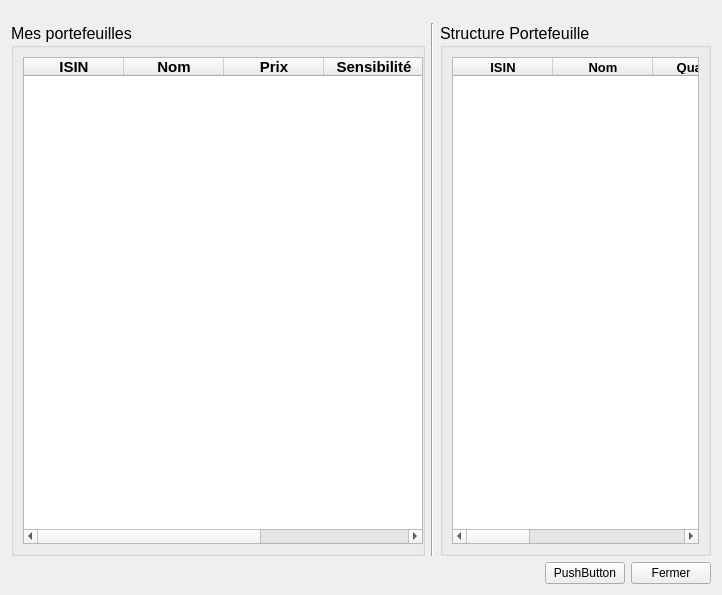
<?xml version="1.0" encoding="UTF-8"?>
<ui version="4.0">
 <class>Portefeuilles</class>
 <widget class="QWidget" name="Portefeuilles">
  <property name="geometry">
   <rect>
    <x>0</x>
    <y>0</y>
    <width>722</width>
    <height>595</height>
   </rect>
  </property>
  <property name="windowTitle">
   <string>Mes Portefeuiles</string>
  </property>
  <layout class="QVBoxLayout" name="verticalLayout">
   <item>
    <spacer name="verticalSpacer">
     <property name="orientation">
      <enum>Qt::Vertical</enum>
     </property>
     <property name="sizeType">
      <enum>QSizePolicy::Fixed</enum>
     </property>
     <property name="sizeHint" stdset="0">
      <size>
       <width>20</width>
       <height>12</height>
      </size>
     </property>
    </spacer>
   </item>
   <item>
    <layout class="QHBoxLayout" name="horizontalLayout">
     <item>
      <widget class="QGroupBox" name="groupBox">
       <property name="sizePolicy">
        <sizepolicy hsizetype="Preferred" vsizetype="Preferred">
         <horstretch>0</horstretch>
         <verstretch>0</verstretch>
        </sizepolicy>
       </property>
       <property name="minimumSize">
        <size>
         <width>230</width>
         <height>0</height>
        </size>
       </property>
       <property name="maximumSize">
        <size>
         <width>530</width>
         <height>16777215</height>
        </size>
       </property>
       <property name="sizeIncrement">
        <size>
         <width>1</width>
         <height>0</height>
        </size>
       </property>
       <property name="font">
        <font>
         <pointsize>12</pointsize>
         <weight>50</weight>
         <bold>false</bold>
         <underline>false</underline>
        </font>
       </property>
       <property name="title">
        <string>Mes portefeuilles</string>
       </property>
       <property name="flat">
        <bool>true</bool>
       </property>
       <property name="checkable">
        <bool>false</bool>
       </property>
       <layout class="QVBoxLayout" name="verticalLayout_2">
        <item>
         <widget class="QTableWidget" name="tableWidgetPortefeuille">
          <property name="enabled">
           <bool>true</bool>
          </property>
          <property name="sizePolicy">
           <sizepolicy hsizetype="Expanding" vsizetype="Expanding">
            <horstretch>0</horstretch>
            <verstretch>0</verstretch>
           </sizepolicy>
          </property>
          <property name="minimumSize">
           <size>
            <width>400</width>
            <height>0</height>
           </size>
          </property>
          <property name="maximumSize">
           <size>
            <width>500</width>
            <height>16777215</height>
           </size>
          </property>
          <property name="font">
           <font>
            <pointsize>11</pointsize>
           </font>
          </property>
          <property name="midLineWidth">
           <number>0</number>
          </property>
          <property name="editTriggers">
           <set>QAbstractItemView::AnyKeyPressed|QAbstractItemView::DoubleClicked|QAbstractItemView::EditKeyPressed|QAbstractItemView::SelectedClicked</set>
          </property>
          <property name="selectionBehavior">
           <enum>QAbstractItemView::SelectItems</enum>
          </property>
          <property name="showGrid">
           <bool>false</bool>
          </property>
          <property name="gridStyle">
           <enum>Qt::SolidLine</enum>
          </property>
          <property name="rowCount">
           <number>0</number>
          </property>
          <attribute name="horizontalHeaderVisible">
           <bool>true</bool>
          </attribute>
          <attribute name="horizontalHeaderStretchLastSection">
           <bool>true</bool>
          </attribute>
          <attribute name="verticalHeaderVisible">
           <bool>false</bool>
          </attribute>
          <attribute name="verticalHeaderDefaultSectionSize">
           <number>25</number>
          </attribute>
          <attribute name="verticalHeaderShowSortIndicator" stdset="0">
           <bool>true</bool>
          </attribute>
          <attribute name="verticalHeaderStretchLastSection">
           <bool>false</bool>
          </attribute>
          <column>
           <property name="text">
            <string>ISIN</string>
           </property>
           <property name="font">
            <font>
             <weight>75</weight>
             <bold>true</bold>
            </font>
           </property>
          </column>
          <column>
           <property name="text">
            <string>Nom</string>
           </property>
           <property name="font">
            <font>
             <weight>75</weight>
             <bold>true</bold>
            </font>
           </property>
          </column>
          <column>
           <property name="text">
            <string>Prix</string>
           </property>
           <property name="font">
            <font>
             <weight>75</weight>
             <bold>true</bold>
            </font>
           </property>
          </column>
          <column>
           <property name="text">
            <string>Sensibilité</string>
           </property>
           <property name="font">
            <font>
             <weight>75</weight>
             <bold>true</bold>
            </font>
           </property>
          </column>
          <column>
           <property name="text">
            <string>Duration</string>
           </property>
           <property name="font">
            <font>
             <weight>75</weight>
             <bold>true</bold>
            </font>
           </property>
          </column>
         </widget>
        </item>
       </layout>
      </widget>
     </item>
     <item>
      <widget class="Line" name="line">
       <property name="orientation">
        <enum>Qt::Vertical</enum>
       </property>
      </widget>
     </item>
     <item>
      <widget class="QGroupBox" name="groupBox_2">
       <property name="sizePolicy">
        <sizepolicy hsizetype="Expanding" vsizetype="Expanding">
         <horstretch>0</horstretch>
         <verstretch>0</verstretch>
        </sizepolicy>
       </property>
       <property name="minimumSize">
        <size>
         <width>230</width>
         <height>0</height>
        </size>
       </property>
       <property name="maximumSize">
        <size>
         <width>600</width>
         <height>16777215</height>
        </size>
       </property>
       <property name="sizeIncrement">
        <size>
         <width>2</width>
         <height>0</height>
        </size>
       </property>
       <property name="font">
        <font>
         <pointsize>12</pointsize>
         <weight>50</weight>
         <bold>false</bold>
         <underline>false</underline>
        </font>
       </property>
       <property name="title">
        <string>Structure Portefeuille</string>
       </property>
       <property name="flat">
        <bool>true</bool>
       </property>
       <layout class="QVBoxLayout" name="verticalLayout_3">
        <item>
         <widget class="QTableWidget" name="tableWidgetActifs">
          <property name="font">
           <font>
            <pointsize>10</pointsize>
           </font>
          </property>
          <property name="midLineWidth">
           <number>0</number>
          </property>
          <property name="dragDropOverwriteMode">
           <bool>false</bool>
          </property>
          <property name="defaultDropAction">
           <enum>Qt::CopyAction</enum>
          </property>
          <property name="alternatingRowColors">
           <bool>true</bool>
          </property>
          <property name="selectionBehavior">
           <enum>QAbstractItemView::SelectRows</enum>
          </property>
          <property name="showGrid">
           <bool>false</bool>
          </property>
          <property name="gridStyle">
           <enum>Qt::SolidLine</enum>
          </property>
          <property name="rowCount">
           <number>0</number>
          </property>
          <attribute name="horizontalHeaderVisible">
           <bool>true</bool>
          </attribute>
          <attribute name="horizontalHeaderStretchLastSection">
           <bool>true</bool>
          </attribute>
          <attribute name="verticalHeaderVisible">
           <bool>false</bool>
          </attribute>
          <attribute name="verticalHeaderShowSortIndicator" stdset="0">
           <bool>true</bool>
          </attribute>
          <attribute name="verticalHeaderStretchLastSection">
           <bool>false</bool>
          </attribute>
          <column>
           <property name="text">
            <string>ISIN</string>
           </property>
           <property name="font">
            <font>
             <weight>75</weight>
             <bold>true</bold>
            </font>
           </property>
          </column>
          <column>
           <property name="text">
            <string>Nom</string>
           </property>
           <property name="font">
            <font>
             <weight>75</weight>
             <bold>true</bold>
            </font>
           </property>
          </column>
          <column>
           <property name="text">
            <string>Quantite</string>
           </property>
           <property name="font">
            <font>
             <weight>75</weight>
             <bold>true</bold>
            </font>
           </property>
          </column>
          <column>
           <property name="text">
            <string>Poids</string>
           </property>
           <property name="font">
            <font>
             <weight>75</weight>
             <bold>true</bold>
            </font>
           </property>
          </column>
          <column>
           <property name="text">
            <string>Prix</string>
           </property>
           <property name="font">
            <font>
             <weight>75</weight>
             <bold>true</bold>
            </font>
           </property>
          </column>
          <column>
           <property name="text">
            <string>Sensibilité</string>
           </property>
           <property name="font">
            <font>
             <weight>75</weight>
             <bold>true</bold>
            </font>
           </property>
          </column>
          <column>
           <property name="text">
            <string>Duration</string>
           </property>
           <property name="font">
            <font>
             <weight>75</weight>
             <bold>true</bold>
            </font>
           </property>
          </column>
         </widget>
        </item>
       </layout>
      </widget>
     </item>
    </layout>
   </item>
   <item>
    <layout class="QHBoxLayout" name="horizontalLayout_2">
     <item>
      <spacer name="horizontalSpacer_2">
       <property name="orientation">
        <enum>Qt::Horizontal</enum>
       </property>
       <property name="sizeHint" stdset="0">
        <size>
         <width>40</width>
         <height>20</height>
        </size>
       </property>
      </spacer>
     </item>
     <item>
      <widget class="QPushButton" name="pushButton">
       <property name="text">
        <string>PushButton</string>
       </property>
      </widget>
     </item>
     <item>
      <widget class="QPushButton" name="pushButtonFermer">
       <property name="text">
        <string>Fermer</string>
       </property>
      </widget>
     </item>
    </layout>
   </item>
  </layout>
 </widget>
 <resources/>
 <connections>
  <connection>
   <sender>pushButtonFermer</sender>
   <signal>clicked()</signal>
   <receiver>Portefeuilles</receiver>
   <slot>close()</slot>
   <hints>
    <hint type="sourcelabel">
     <x>973</x>
     <y>551</y>
    </hint>
    <hint type="destinationlabel">
     <x>615</x>
     <y>366</y>
    </hint>
   </hints>
  </connection>
 </connections>
</ui>
